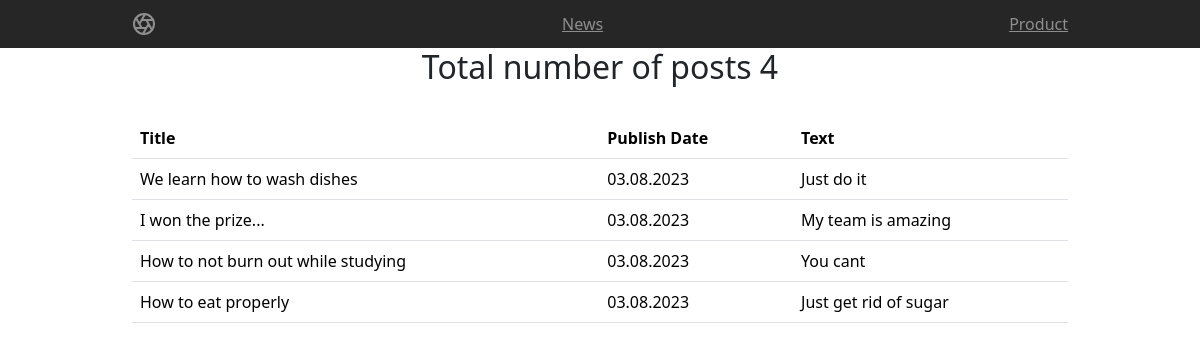
Page /news/ on the committed database.
### news/models.py (models this page shows, shortened)
class Post(models.Model):
    author = models.ForeignKey(Author, on_delete=models.CASCADE)
    NEWS = 'NW'
    ARTICLE = 'AR'
    CHOICES = (
        (NEWS, 'Новость'),
        (ARTICLE, 'Статья')
    )
    postType = models.CharField(max_length=2, choices=CHOICES, default=NEWS)
    postDate = models.DateTimeField(auto_now_add=True)
    postCategory = models.ManyToManyField(Category, through='PostCategory')
    title = models.CharField(max_length=128)
    text = models.TextField(max_length=500)
    postRating = models.SmallIntegerField(default=0)

### news/views.py (the view)
# urls.py: path('', NewsList.as_view()),
class NewsList(ListView):
    model = Post
    template_name = 'posts/news.html'
    context_object_name = 'news'
    queryset = Post.objects.order_by('-id')

### news/templatetags/custom_filters.py (called while the page is built)
@register.filter(name= 'censor')
def censor(value):
    if isinstance(value, str):
        for word in value.split():
            if word.lower().strip('!,.:;?#$*') in list_words:
                value = value.replace(word.strip(), '')
        return value.replace('  ', ' ')
    else:
        raise ValueError('Wrong values of variables')

### news/templates/posts/news.html (shortened to what this page needs)
{% extends 'base/default.html' %}
{% load custom_filters %}
{% block content %}
    <div class="container d-flex flex-md-column align-items-center">
        <h2>Total number of posts {{ news|length }}</h2>
        <br>
        {% if news %}
            <table class="table">
                <tr>
                    <td style="font-weight: bold">Title</td>
                    <td style="font-weight: bold">Publish Date</td>
                    <td style="font-weight: bold">Text</td>
                </tr>
                {% for post in news %}
                    <tr>
                        <td>{{ post.title|censor }}</td>
                        <td>{{ post.postDate|date:'d.m.Y' }}</td>
                        <td>{{ post.text|truncatewords:50|censor }}</td>
                    </tr>
                {% endfor %}
        {% else %}
            <h2>Sorry, the posts are missing</h2>
        {% endif %}
        </table>
    </div>
{% endblock %}

### templates/base/default.html (shortened to what this page needs)
{% load static %}
{% load custom_filters %}
<!doctype html>
<html lang="en">
  <head>
<link href="https://cdn.jsdelivr.net/npm/bootstrap@5.3.1/dist/css/bootstrap.min.css" rel="stylesheet">
    <link href="{% static 'css/product.css' %}" rel="stylesheet">
  </head>
  <body>
<header class="site-header sticky-top py-1">
  <nav class="container d-flex flex-column flex-md-row justify-content-between">
    <a class="py-2" href="/news" aria-label="Product">
      <svg xmlns="http://www.w3.org/2000/svg" width="24" height="24" fill="none" stroke="currentColor" stroke-linecap="round" stroke-linejoin="round" stroke-width="2" class="d-block mx-auto" role="img" viewBox="0 0 24 24"><title>{% block title %} {% endblock title %}</title><circle cx="12" cy="12" r="10"/><path d="M14.31 8l5.74 9.94M9.69 8h11.48M7.38 12l5.74-9.94M9.69 16L3.95 6.06M14.31 16H2.83m13.79-4l-5.74 9.94"/></svg>
    </a>
    <a class="py-2 d-none d-md-inline-block" href="/news">News</a>
    <a class="py-2 d-none d-md-inline-block" href="/news/2">Product</a>
  </nav>
</header>
<main>
    {% block content %}
    {% endblock content %}
</main>
</body>

### static/css/product.css (style rules this page uses)
.container { max-width: 960px; display: flex; flex-direction: column; }
.site-header { background-color: rgba(0, 0, 0, .85); -webkit-backdrop-filter: saturate(180%) blur(20px); backdrop-filter: saturate(180%) blur(20px); }
.site-header a { color: #8e8e8e; transition: color .15s ease-in-out; }

### rows in the picture
Post: title|censor "We learn how to wash dishes", postDate "03.08.2023", text|censor "Just do it"
Post: title|censor "I won the prize...", postDate "03.08.2023", text|censor "My team is amazing"
Post: title|censor "How to not burn out while studying", postDate "03.08.2023", text|censor "You cant"
Post: title|censor "How to eat properly", postDate "03.08.2023", text|censor "Just get rid of sugar"

### other values in the picture
{{ news|length }} "4"
